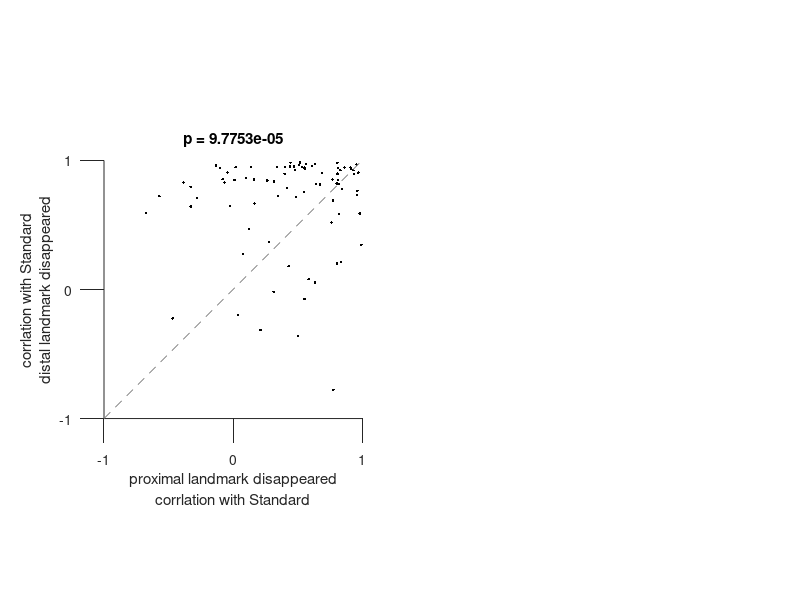

This chart was generated by the following MATLAB code:
%%

clear;clc;close

load('data_Fig_5J.mat');

%% 5J
[p, h, stats]=signrank(corr_proximal,corr_distal);
subplot(1,2,1);
plot(corr_proximal,corr_distal,'.k');
xlabel({'proximal landmark disappeared','corrlation with Standard'});ylabel({'corrlation with Standard','distal landmark disappeared'});
set(gca,'xtick',[-1,0,1]);set(gca,'ytick',[-1,0,1]);set(gca,'tickdir','out','ticklength',[0.05,0.05]);box off;axis square;
axis([-1 1 -1 1]);hold on;
title(['p = ',num2str(p)]);
plot([-1,1],[-1,1],'--','color',[0.5,0.5,0.5]);

%%
